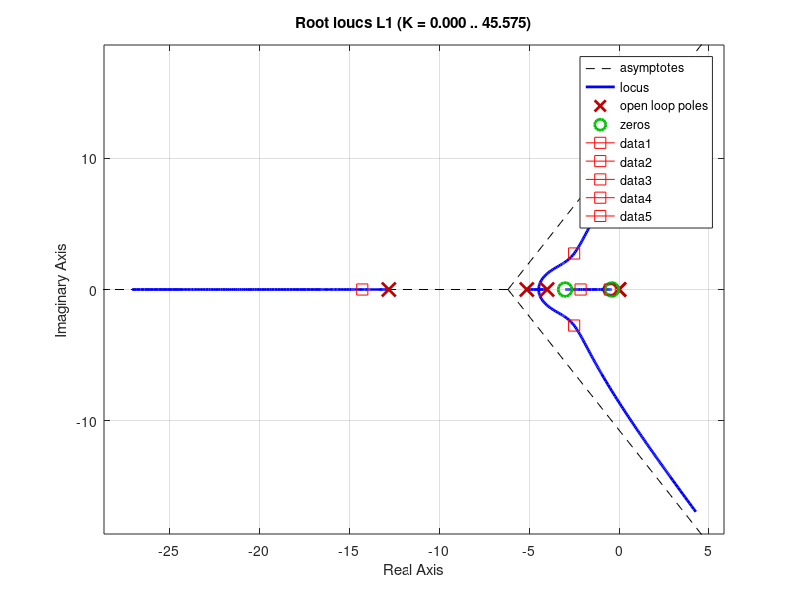
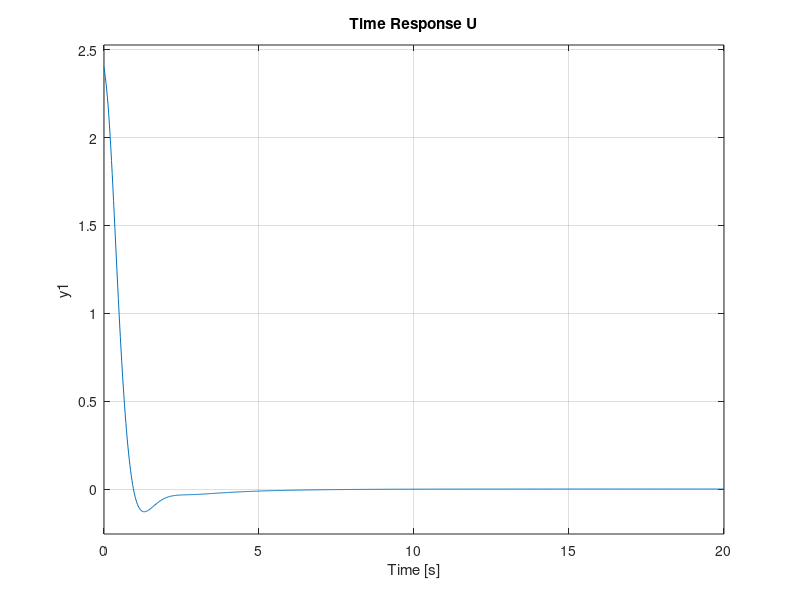
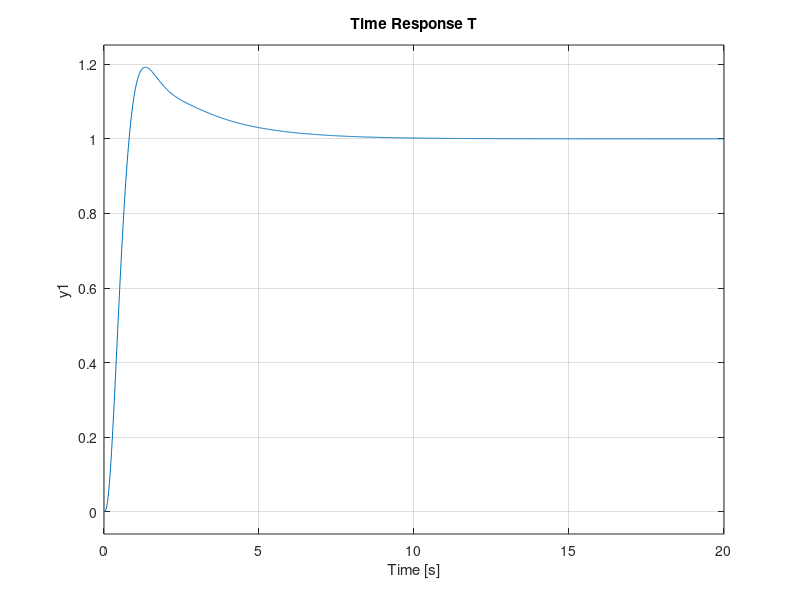

Here is the MATLAB script that generated these plots, in order:
clear 
clc

s=tf('s')

Num_prac = 0.68975;
Den_prac = s*(s*s*0.01524+s*0.2732+1);

lev= Num_prac/Den_prac;


G = tf(lev)
%%
k= 4; %6;
%z1=-6+0.01*j
%z2=conj(z1)
z1=-3
z2=-0.4
p1=0;
p2=10*real(z2);
%%
% diseño del controlador
k= 4; 
z1=-3;
z2=-0.4;
p1=0;
p2=10*real(z2);
p= [p1 p2]
%p = [p1];
z = [z1 z2];

C = zpk([z],[p],k)
L1=C*G;
T=feedback(L1,1)
plc=pole(T);

tam_step =  0.05; % m
volt=12;

U=(C*tam_step*volt)/(1+C*G);

% plot de la region de diseno
delete(gcf)
figure(1)
rlocus(L1)

for i =1 : length(plc)
  line(real(plc(i)), imag(plc(i)),  'marker','square', 'color','r', 'markersize', 8)
end


figure(2)
step(U)
title('Time Response U')
grid on


figure(3)
step(T)
title('Time Response T')
grid on
